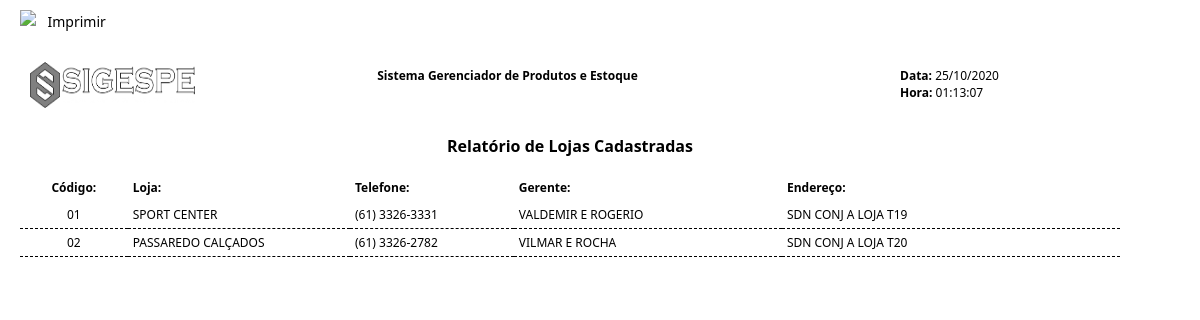
The page /pagina_relatorio_lojas.php on the database as committed earlier.
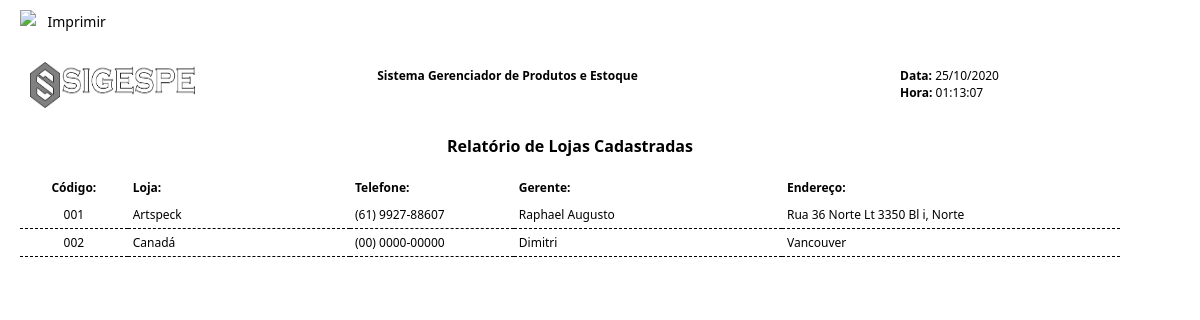
The same page on the database as committed later.
### tables this page shows
CREATE TABLE `lojas` (
  `id_lojas` int(10) unsigned NOT NULL AUTO_INCREMENT,
  `cod_loja` varchar(5) DEFAULT NULL,
  `nome_loja` varchar(100) DEFAULT NULL,
  `fone_loja` varchar(15) NOT NULL,
  `nome_gerente` varchar(100) DEFAULT NULL,
  `end_loja` varchar(200) DEFAULT NULL,
  PRIMARY KEY (`id_lojas`)
);

### processos/database.php (called while the page is built, shortened)
<?php
function DBRead ($table, $params = null, $fields = '*') {
	$params = ($params) ? " {$params}" : null;
		$query = "SELECT {$fields} FROM {$table}{$params}";
		$result = DBExecute($query);
		if (!mysqli_num_rows($result))
			return false;
		else {
			while ($res = mysqli_fetch_assoc($result)) {
				$data[] = $res;
			}
			return $data;
		}
}
function DBExecute($query){
	$link = DBConnect();
	$result = @mysqli_query($link, $query) or die (mysqli_error($link));
	return $result;
}
?>

### pagina_relatorio_lojas.php (the view, shortened to what this page needs)
<!doctype html>
<html>
<head>
<link href="css/style.css" rel="stylesheet" type="text/css">
</head>
<body>
<?php
  $data = date("d/m/Y");
  $hora = date("H:i:s");
?>
<div id="imprimir">
  <a href="javascript:Impressao( false );"> <img src="imagens/impressora.png" width="2%" class="imprimir">  Imprimir</a>
</div>
<div id="ImprimirConteudo">
<div id="folha">
<table width="100%" border="0" cellspacing="0" cellpadding="0">
  <tbody>
    <tr>
      <td valign="middle" colspan="5">
      	<img src="imagens/logo.png" width="15%" height="46" style=" margin: 10px; float: left;">
        <center>
        <div id="tit_relatorio">
      		<p><b>Sistema Gerenciador de Produtos e Estoque</b></p>
        </div>
        </center>
        <div id="date">
        	<b>Data:</b> <?php echo $data; ?> <br />
      		<b>Hora:</b>  <?php echo $hora;?>
        </div>
      </td>
    </tr>
    <tr>
      <td height="56" colspan="5" align="center" valign="middle">
      		<b class="titulo_relatorio">Relatório de Lojas Cadastradas</b>
      </td>
    </tr>
    <tr>
      <td width="84" style="padding: 5px; text-align:center;"><b>Código:</b></td>
      <td width="184" style="padding: 5px;"><b>Loja:</b></td>
      <td width="133" style="padding: 5px;"><b>Telefone:</b></td>
      <td width="224" style="padding: 5px;"><b>Gerente:</b></td>
      <td width="285" style="padding: 5px;"><b>Endereço:</b></td>
    </tr>
<?php
require 'processos/database.php';
  $lojas = DBRead ("lojas", " ", "*");
  foreach ($lojas as $lj) {
  ?>
    <tr>
      <td style="padding: 5px; border-bottom: 1px dashed #000000;  text-align:center;">
        <?php echo $lj['cod_loja']; ?>
      </td>
      <td style="padding: 5px; border-bottom: 1px dashed #000000;">
        <?php echo $lj['nome_loja']; ?>
      </td>
      <td style="padding: 5px; border-bottom: 1px dashed #000000;">
        <?php echo $lj['fone_loja']; ?>
      </td>
      <td style="padding: 5px; border-bottom: 1px dashed #000000;">
        <?php echo $lj['nome_gerente']; ?>
      </td>
      <td style="padding: 5px; border-bottom: 1px dashed #000000;">
        <?php echo $lj['end_loja']; ?></td>
    </tr>
    <?php
      }
    ?>
  </tbody>
</table>
</div>
</div>
</body>
</html>

Rows that differ between the two databases and show on the page:
removed lojas: cod_loja "01", nome_loja "SPORT CENTER", fone_loja "(61) 3326-3331", nome_gerente "VALDEMIR E ROGERIO", end_loja "SDN CONJ A LOJA T19"
removed lojas: cod_loja "02", nome_loja "PASSAREDO CALÇADOS", fone_loja "(61) 3326-2782", nome_gerente "VILMAR E ROCHA", end_loja "SDN CONJ A LOJA T20"
added lojas: cod_loja "001", nome_loja "Artspeck", fone_loja "(61) 9927-88607", nome_gerente "Raphael Augusto", end_loja "Rua 36 Norte Lt 3350 Bl i, Norte"
added lojas: cod_loja "002", nome_loja "Canadá", fone_loja "(00) 0000-00000", nome_gerente "Dimitri", end_loja "Vancouver"
